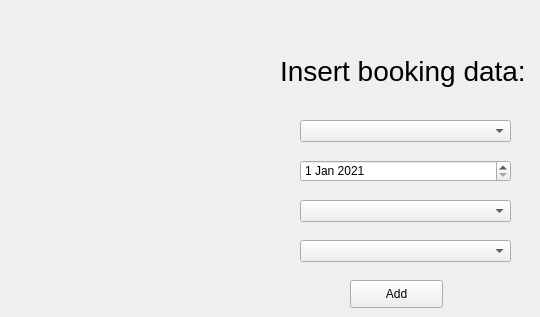
      <widget class="QWidget" name="tab_8">
       <attribute name="title">
        <string>Add booking for passenger</string>
       </attribute>
       <widget class="QComboBox" name="bookingforp_flightnumcomboBox">
        <property name="geometry">
         <rect>
          <x>300</x>
          <y>120</y>
          <width>211</width>
          <height>22</height>
         </rect>
        </property>
       </widget>
       <widget class="QDateEdit" name="bookingforp_dateEdit">
        <property name="geometry">
         <rect>
          <x>300</x>
          <y>160</y>
          <width>211</width>
          <height>22</height>
         </rect>
        </property>
        <property name="date">
         <date>
          <year>2021</year>
          <month>1</month>
          <day>1</day>
         </date>
        </property>
       </widget>
       <widget class="QComboBox" name="bookingforp_flightclassbox">
        <property name="geometry">
         <rect>
          <x>300</x>
          <y>200</y>
          <width>211</width>
          <height>22</height>
         </rect>
        </property>
       </widget>
       <widget class="QLabel" name="label_32">
        <property name="geometry">
         <rect>
          <x>280</x>
          <y>50</y>
          <width>251</width>
          <height>41</height>
         </rect>
        </property>
        <property name="styleSheet">
         <string notr="true">font-size: 28px</string>
        </property>
        <property name="text">
         <string>Insert booking data:</string>
        </property>
       </widget>
       <widget class="QComboBox" name="bookingforp_discount_comboBox">
        <property name="geometry">
         <rect>
          <x>300</x>
          <y>240</y>
          <width>211</width>
          <height>22</height>
         </rect>
        </property>
       </widget>
       <widget class="QPushButton" name="addBookingFPButton">
        <property name="geometry">
         <rect>
          <x>350</x>
          <y>280</y>
          <width>93</width>
          <height>28</height>
         </rect>
        </property>
        <property name="text">
         <string>Add</string>
        </property>
       </widget>
      </widget>
